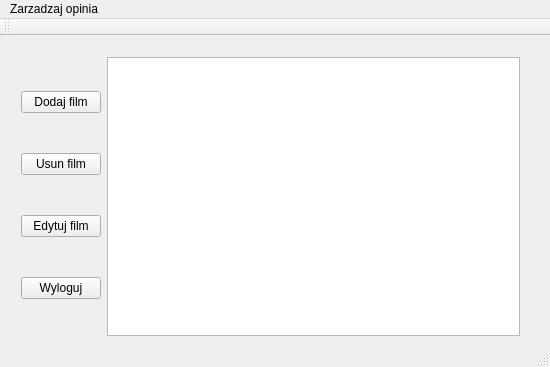
<?xml version="1.0" encoding="UTF-8"?>
<ui version="4.0">
 <class>MainWindow</class>
 <widget class="QMainWindow" name="MainWindow">
  <property name="geometry">
   <rect>
    <x>0</x>
    <y>0</y>
    <width>550</width>
    <height>367</height>
   </rect>
  </property>
  <property name="windowTitle">
   <string>MainWindow</string>
  </property>
  <widget class="QWidget" name="centralWidget">
   <widget class="QWidget" name="horizontalLayoutWidget">
    <property name="geometry">
     <rect>
      <x>10</x>
      <y>10</y>
      <width>521</width>
      <height>301</height>
     </rect>
    </property>
    <layout class="QHBoxLayout" name="horizontalLayout">
     <item>
      <layout class="QVBoxLayout" name="verticalLayout">
       <item>
        <widget class="QPushButton" name="add_movie">
         <property name="text">
          <string>Dodaj film</string>
         </property>
        </widget>
       </item>
       <item>
        <widget class="QPushButton" name="del_movie">
         <property name="text">
          <string>Usun film</string>
         </property>
        </widget>
       </item>
       <item>
        <widget class="QPushButton" name="edit_movie">
         <property name="text">
          <string>Edytuj film</string>
         </property>
        </widget>
       </item>
       <item>
        <widget class="QPushButton" name="exit">
         <property name="text">
          <string>Wyloguj</string>
         </property>
        </widget>
       </item>
      </layout>
     </item>
     <item>
      <widget class="QColumnView" name="columnView"/>
     </item>
    </layout>
   </widget>
  </widget>
  <widget class="QMenuBar" name="menuBar">
   <property name="geometry">
    <rect>
     <x>0</x>
     <y>0</y>
     <width>550</width>
     <height>21</height>
    </rect>
   </property>
   <widget class="QMenu" name="menuZarzadzaj_opinia">
    <property name="title">
     <string>Zarzadzaj opinia</string>
    </property>
    <addaction name="separator"/>
    <addaction name="separator"/>
    <addaction name="actionWyjdz"/>
    <addaction name="separator"/>
    <addaction name="actionZamknij_program"/>
   </widget>
   <addaction name="menuZarzadzaj_opinia"/>
  </widget>
  <widget class="QToolBar" name="mainToolBar">
   <attribute name="toolBarArea">
    <enum>TopToolBarArea</enum>
   </attribute>
   <attribute name="toolBarBreak">
    <bool>false</bool>
   </attribute>
  </widget>
  <widget class="QStatusBar" name="statusBar"/>
  <action name="actionWyjdz">
   <property name="text">
    <string>Edytuj</string>
   </property>
  </action>
  <action name="actionZamknij_program">
   <property name="text">
    <string>Zamknij program</string>
   </property>
  </action>
 </widget>
 <layoutdefault spacing="6" margin="11"/>
 <resources/>
 <connections/>
</ui>
